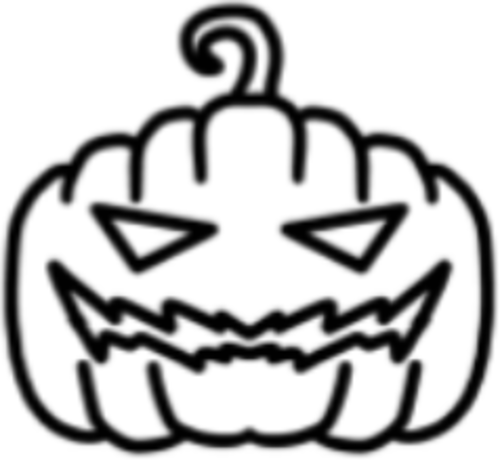
#> input picture imgs/plain.png, 500 x 460 px
$ python white2black.py
#> lines starting #> are read from the running program, lines starting #| are printed output that depends on the picture
import numpy
import cv2

img = cv2.imread("./plain.png", 0)
#> img is the input picture: shape (460, 500); min 0, max 255, mean 195.3

invert = cv2.bitwise_not(img)
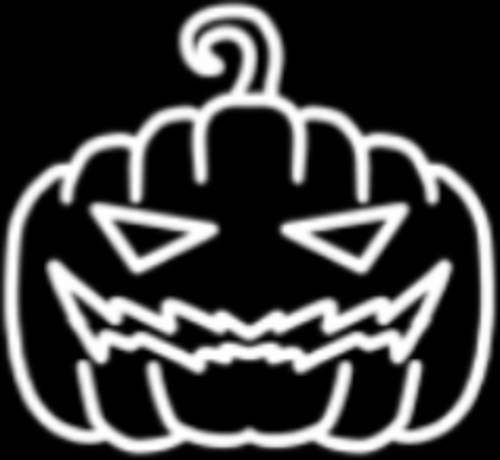
#> invert: shape (460, 500); min 0, max 255, mean 59.7

cv2.imwrite("./plainInv.png", invert)
